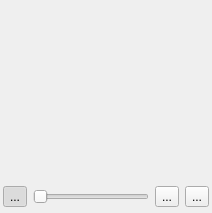
  <widget class="QDockWidget" name="previewDockWidget">
   <property name="minimumSize">
    <size>
     <width>212</width>
     <height>213</height>
    </size>
   </property>
   <property name="windowIcon">
    <iconset resource="../icons.qrc">
     <normaloff>:/glmixer/icons/display.png</normaloff>:/glmixer/icons/display.png</iconset>
   </property>
   <property name="toolTip">
    <string>Preview of the rendering output (as it is displayed in the output window).</string>
   </property>
   <property name="floating">
    <bool>false</bool>
   </property>
   <property name="features">
    <set>QDockWidget::AllDockWidgetFeatures</set>
   </property>
   <property name="allowedAreas">
    <set>Qt::AllDockWidgetAreas</set>
   </property>
   <property name="windowTitle">
    <string>Preview</string>
   </property>
   <attribute name="dockWidgetArea">
    <number>1</number>
   </attribute>
   <widget class="QWidget" name="previewDockWidgetMainContents">
    <layout class="QVBoxLayout" name="verticalLayout_9">
     <property name="spacing">
      <number>0</number>
     </property>
     <property name="leftMargin">
      <number>3</number>
     </property>
     <property name="topMargin">
      <number>3</number>
     </property>
     <property name="rightMargin">
      <number>3</number>
     </property>
     <property name="bottomMargin">
      <number>3</number>
     </property>
     <item>
      <widget class="QWidget" name="previewDockWidgetContents" native="true">
       <layout class="QHBoxLayout" name="previewDockWidgetContentsLayout">
        <property name="leftMargin">
         <number>0</number>
        </property>
        <property name="topMargin">
         <number>0</number>
        </property>
        <property name="rightMargin">
         <number>0</number>
        </property>
        <property name="bottomMargin">
         <number>0</number>
        </property>
       </layout>
      </widget>
     </item>
     <item>
      <layout class="QHBoxLayout" name="previewDockWidgetButtonsLayout">
       <property name="spacing">
        <number>6</number>
       </property>
       <property name="topMargin">
        <number>3</number>
       </property>
       <property name="bottomMargin">
        <number>3</number>
       </property>
       <item>
        <widget class="QToolButton" name="output_onair">
         <property name="toolTip">
          <string>On air</string>
         </property>
         <property name="statusTip">
          <string>Output window is active when &quot;On air&quot;</string>
         </property>
         <property name="text">
          <string>...</string>
         </property>
         <property name="icon">
          <iconset resource="../icons.qrc">
           <normaloff>:/glmixer/icons/off.png</normaloff>
           <normalon>:/glmixer/icons/on.png</normalon>:/glmixer/icons/off.png</iconset>
         </property>
         <property name="iconSize">
          <size>
           <width>24</width>
           <height>24</height>
          </size>
         </property>
         <property name="checkable">
          <bool>true</bool>
         </property>
         <property name="checked">
          <bool>true</bool>
         </property>
         <property name="autoExclusive">
          <bool>false</bool>
         </property>
         <property name="toolButtonStyle">
          <enum>Qt::ToolButtonIconOnly</enum>
         </property>
        </widget>
       </item>
       <item>
        <widget class="QSlider" name="output_alpha">
         <property name="toolTip">
          <string>Adjust fading of output</string>
         </property>
         <property name="minimum">
          <number>0</number>
         </property>
         <property name="maximum">
          <number>100</number>
         </property>
         <property name="singleStep">
          <number>5</number>
         </property>
         <property name="orientation">
          <enum>Qt::Horizontal</enum>
         </property>
         <property name="invertedAppearance">
          <bool>false</bool>
         </property>
         <property name="invertedControls">
          <bool>false</bool>
         </property>
        </widget>
       </item>
       <item>
        <widget class="QToolButton" name="output_aspectratio">
         <property name="toolTip">
          <string>Select aspect ratio</string>
         </property>
         <property name="text">
          <string>...</string>
         </property>
         <property name="icon">
          <iconset resource="../icons.qrc">
           <normaloff>:/glmixer/icons/aspectratio.png</normaloff>:/glmixer/icons/aspectratio.png</iconset>
         </property>
         <property name="iconSize">
          <size>
           <width>24</width>
           <height>24</height>
          </size>
         </property>
         <property name="checkable">
          <bool>false</bool>
         </property>
         <property name="popupMode">
          <enum>QToolButton::InstantPopup</enum>
         </property>
        </widget>
       </item>
       <item>
        <widget class="QToolButton" name="output_fullscreen">
         <property name="toolTip">
          <string>Full screen</string>
         </property>
         <property name="statusTip">
          <string>Sets the output window to fullscreen mode.</string>
         </property>
         <property name="text">
          <string>...</string>
         </property>
         <property name="icon">
          <iconset resource="../icons.qrc">
           <normaloff>:/glmixer/icons/fullscreen.png</normaloff>:/glmixer/icons/fullscreen.png</iconset>
         </property>
         <property name="iconSize">
          <size>
           <width>24</width>
           <height>24</height>
          </size>
         </property>
         <property name="checkable">
          <bool>true</bool>
         </property>
        </widget>
       </item>
      </layout>
     </item>
    </layout>
   </widget>
  </widget>
